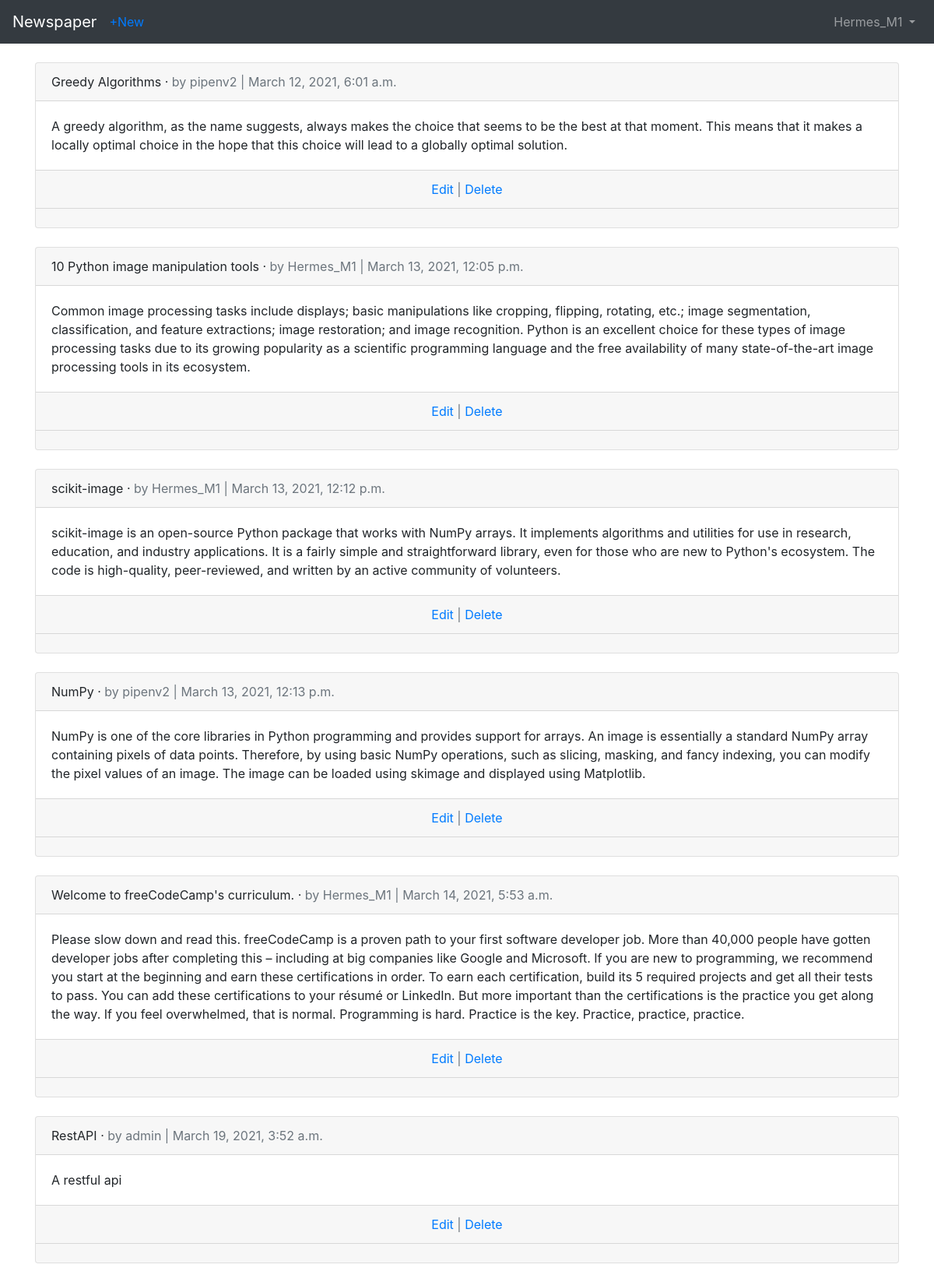
/articles/ (signed in), run on the app's committed database.
### users/models.py (models this page shows)
class CustomUser(AbstractUser):
    age = models.PositiveIntegerField(null=True, blank=True)

### articles/models.py (models this page shows, shortened)
class Article(models.Model):
    title = models.CharField(max_length = 255)
    body = models.TextField()
    date = models.DateTimeField(auto_now_add = True)
    author = models.ForeignKey(get_user_model(), on_delete=models.CASCADE)

### articles/views.py (the view)
# urls.py: path('', ArticleListView.as_view(), name='article_list'),
class ArticleListView(LoginRequiredMixin, ListView):
    model = Article
    template_name = 'article_list.html'
    login_url = 'login'

### templates/article_list.html (shortened to what this page needs)
{% extends 'base.html' %}
{% block content %}
    {% for article in object_list %}
    <div class="card">
        <div class="card-header">
            <span class="font-weight-blod">
                {{ article.title }}
            </span> &middot;
            <span class="text-muted">
                by {{ article.author }} | {{ article.date }}
            </span>
        </div>
        <div class="card-body">
            {{ article.body }}
        </div>
        <div class="card-footer text-center text-muted">
            <a href="{% url 'article_edit' article.pk %}">Edit</a> | <a href="{% url 'article_delete' article.pk %}">Delete</a>
        </div>
        <div class="card-footer">
        </div>
    </div>
    <br>
    {% endfor %}
{% endblock content %}

### templates/base.html (shortened to what this page needs)
<!DOCTYPE html>
<html lang="en">
<head>
    <link rel="stylesheet" href="https://maxcdn.bootstrapcdn.com/bootstrap/4.0.0/css/bootstrap.min.css">
</head>
<body>
    <nav class="navbar navbar-expand-md navbar-dark bg-dark mb-4">
        <a class="navbar-brand" href="{% url 'home' %}">Newspaper</a>
        {% if user.is_authenticated %}
            <ul class='navbar-nav mr-auto'>
                <li class='nav-item'>
                    <a href="{% url 'article_new' %}">+New</a>
                </li>
            </ul>
        {% endif %}
        <div class="collapse navbar-collapse" id="navbarCollapse">
            {% if user.is_authenticated %}
            <ul  l class="navbar-nav ml-auto">
                <li class="nav-item">
                    <a class="nav-link dropdown-toggle" href="#" id="userMenu" data-toggle="dropdown" aria-haspopup="true" aria-expanded="false">
                        {{ user.username }}
                    </a>
                </li>
            </ul>
            {% else %}
            <form class="form-inline ml-auto">
                <a href="{% url 'login' %}" class="btn btn-outline-secondary">Log In</a>
                <a href="{% url 'signup' %}" class="btn btn-primary ml-2">Sign up</a>
            </form>
            {% endif %}
        </div>
    </nav>
    <div class="container">
    {% block content %}
    {% endblock content %}
    </div>
</body>
</html>

### data on the page
CustomUser: username "Hermes_M1"
Article: title "Greedy Algorithms", author "pipenv2", date "March 12, 2021, 6:01 a.m.", body "A greedy algorithm, as the name suggests, always makes the choice that seems to be the best at that moment. This means that it makes a locally optimal choice in the hope that this choice will lead to a globally optimal solution."
Article: title "10 Python image manipulation tools", author "Hermes_M1", date "March 13, 2021, 12:05 p.m.", body "Common image processing tasks include displays; basic manipulations like cropping, flipping, rotating, etc.; image segmentation, classification, and feature extractions; image restoration; and image recognition. Python is an excellent choice for these types of image processing tasks due to its growing popularity as a scientific programming language and the free availability of many state-of-the-art image processing tools in its ecosystem."
Article: title "scikit-image", author "Hermes_M1", date "March 13, 2021, 12:12 p.m.", body "scikit-image is an open-source Python package that works with NumPy arrays. It implements algorithms and utilities for use in research, education, and industry applications. It is a fairly simple and straightforward library, even for those who are new to Python's ecosystem. The code is high-quality, peer-reviewed, and written by an active community of volunteers."
Article: title "NumPy", author "pipenv2", date "March 13, 2021, 12:13 p.m.", body "NumPy is one of the core libraries in Python programming and provides support for arrays. An image is essentially a standard NumPy array containing pixels of data points. Therefore, by using basic NumPy operations, such as slicing, masking, and fancy indexing, you can modify the pixel values of an image. The image can be loaded using skimage and displayed using Matplotlib."
Article: title "Welcome to freeCodeCamp's curriculum.", author "Hermes_M1", date "March 14, 2021, 5:53 a.m.", body "Please slow down and read this. freeCodeCamp is a proven path to your first software developer job. More than 40,000 people have gotten developer jobs after completing this – including at big companies like Google and Microsoft. If you are new to programming, we recommend you start at the beginning and earn these certifications in order. To earn each certification, build its 5 required projects and get all their tests to pass. You can add these certifications to your résumé or LinkedIn. But more important than the certifications is the practice you get along the way. If you feel overwhelmed, that is normal. Programming is hard. Practice is the key. Practice, practice, practice."
Article: title "RestAPI", author "admin", date "March 19, 2021, 3:52 a.m.", body "A restful api"
